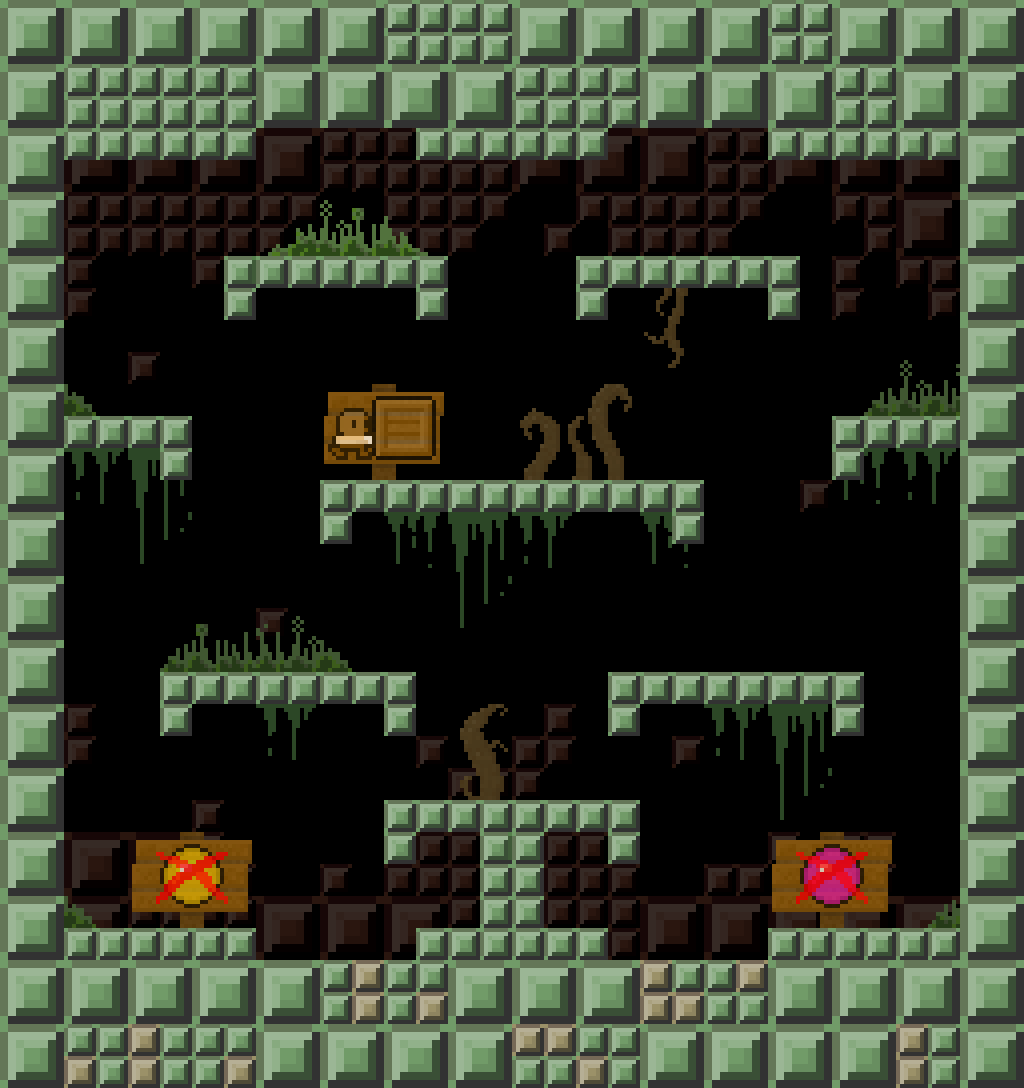

This game map was drawn from its Tiled (.tmx) file and the tilesets committed beside it. A one-line description and the trimmed map source follow:
An orthogonal 16x17 tile map with 64x64 px tiles, 3 tile layers (background, signs, Blocks), 2 tilesets and 31 objects (11x Solid, 8x Platform, 4x Teleport, 4x Crate, 2x balldock, ...).

<map version="1.0" tiledversion="1.0.2" orientation="orthogonal" renderorder="left-down" width="16" height="17" tilewidth="64" tileheight="64" nextobjectid="89">
 <properties>
  <property name="colour_quad" type="int" value="1" />
  <property name="round_time" type="float" value="60" />
  <property name="use_bubbles" type="bool" value="false" />
 </properties>
 <tileset firstgid="1" name="large" tilewidth="64" tileheight="64" tilecount="112" columns="14">
  <image source="../images/block.png" width="896" height="512" />
 </tileset>
 <tileset firstgid="113" name="block_background" tilewidth="64" tileheight="64" tilecount="42" columns="6">
  <image source="../images/block_background.png" width="384" height="448" />
 </tileset>
 <layer name="background" width="16" height="17">
  <data>[272 cells, 132 non-empty, 13 distinct tile ids]</data>
 </layer>
 <layer name="signs" width="16" height="17">
  <data>[272 cells, 49 non-empty, 35 distinct tile ids]</data>
 </layer>
 <layer name="Blocks" width="16" height="17">
  <data>[272 cells, 100 non-empty, 20 distinct tile ids]</data>
 </layer>
 <objectgroup name="Spawn">
  <object id="75" name="balldock" x="688" y="176" width="16" height="16" />
  <object id="76" name="balldock" x="320" y="176" width="16" height="16" />
  <object id="77" name="squatmo" x="128" y="352" width="16" height="16" />
  <object id="81" name="squatmo" x="880" y="352" width="16" height="16" />
 </objectgroup>
 <objectgroup name="geometry" visible="0">
  <object id="4" type="Solid" x="64" y="32" width="192" height="128" />
  <object id="7" type="Solid" x="64" y="928" width="192" height="128" />
  <object id="8" type="Solid" x="960" y="128" width="64" height="832" />
  <object id="9" type="Solid" x="0" y="128" width="64" height="832" />
  <object id="49" type="Solid" x="768" y="928" width="192" height="128" />
  <object id="50" type="Solid" x="768" y="32" width="192" height="128" />
  <object id="51" type="Solid" x="416" y="928" width="192" height="128" />
  <object id="52" type="Solid" x="416" y="32" width="192" height="128" />
  <object id="53" type="Solid" x="64" y="1056" width="896" height="32" />
  <object id="54" type="Solid" x="64" y="0" width="896" height="32" />
  <object id="55" type="Teleport" x="256" y="32" width="160" height="32" />
  <object id="56" type="Teleport" x="608" y="32" width="160" height="32" />
  <object id="57" type="Teleport" x="608" y="1024" width="160" height="32" />
  <object id="58" type="Teleport" x="256" y="1024" width="160" height="32" />
  <object id="59" type="Platform" x="224" y="256" width="224" height="32" />
  <object id="60" type="Platform" x="576" y="256" width="224" height="32" />
  <object id="61" type="Platform" x="832" y="416" width="128" height="32" />
  <object id="62" type="Platform" x="64" y="416" width="128" height="32" />
  <object id="63" type="Platform" x="320" y="480" width="384" height="32" />
  <object id="64" type="Platform" x="160" y="672" width="240" height="32" />
  <object id="65" type="Platform" x="624" y="672" width="240" height="32" />
  <object id="66" type="Platform" x="384" y="800" width="256" height="32" />
  <object id="67" type="Solid" x="480" y="832" width="64" height="96" />
  <object id="83" type="Crate" gid="2" x="480" y="752" width="64" height="64">
   <properties>
    <property name="explosive" type="bool" value="true" />
    <property name="respawn" type="bool" value="true" />
   </properties>
  </object>
  <object id="84" type="Crate" gid="2" x="800" y="656" width="64" height="64">
   <properties>
    <property name="respawn" type="bool" value="true" />
   </properties>
  </object>
  <object id="85" type="Crate" gid="2" x="480" y="464" width="64" height="64">
   <properties>
    <property name="respawn" type="bool" value="true" />
   </properties>
  </object>
  <object id="86" type="Crate" gid="2" x="160" y="656" width="64" height="64">
   <properties>
    <property name="respawn" type="bool" value="true" />
   </properties>
  </object>
 </objectgroup>
</map>
